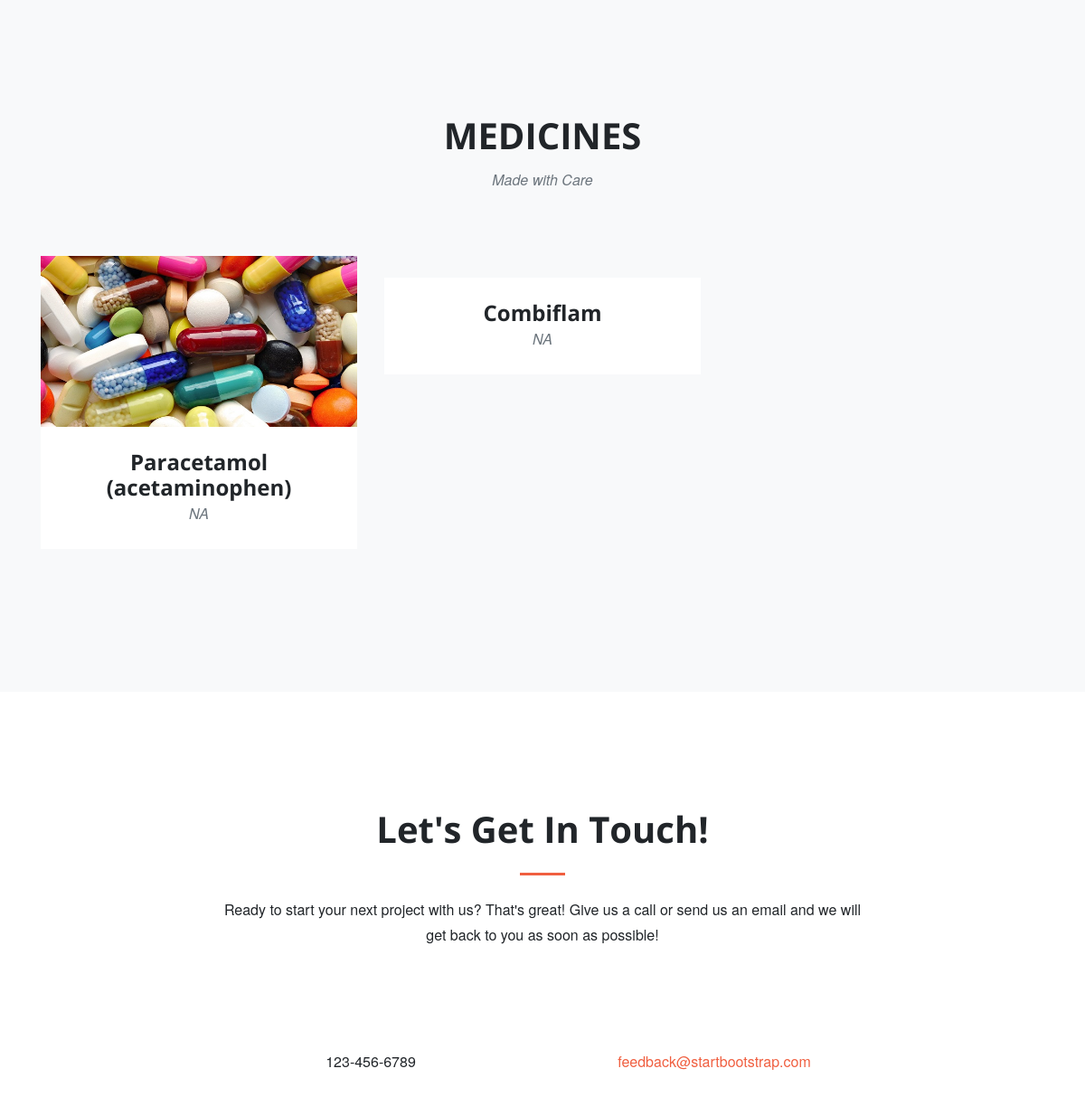
/medicines/Antipyretics/ (lower part), run on an earlier commit of the app's database.
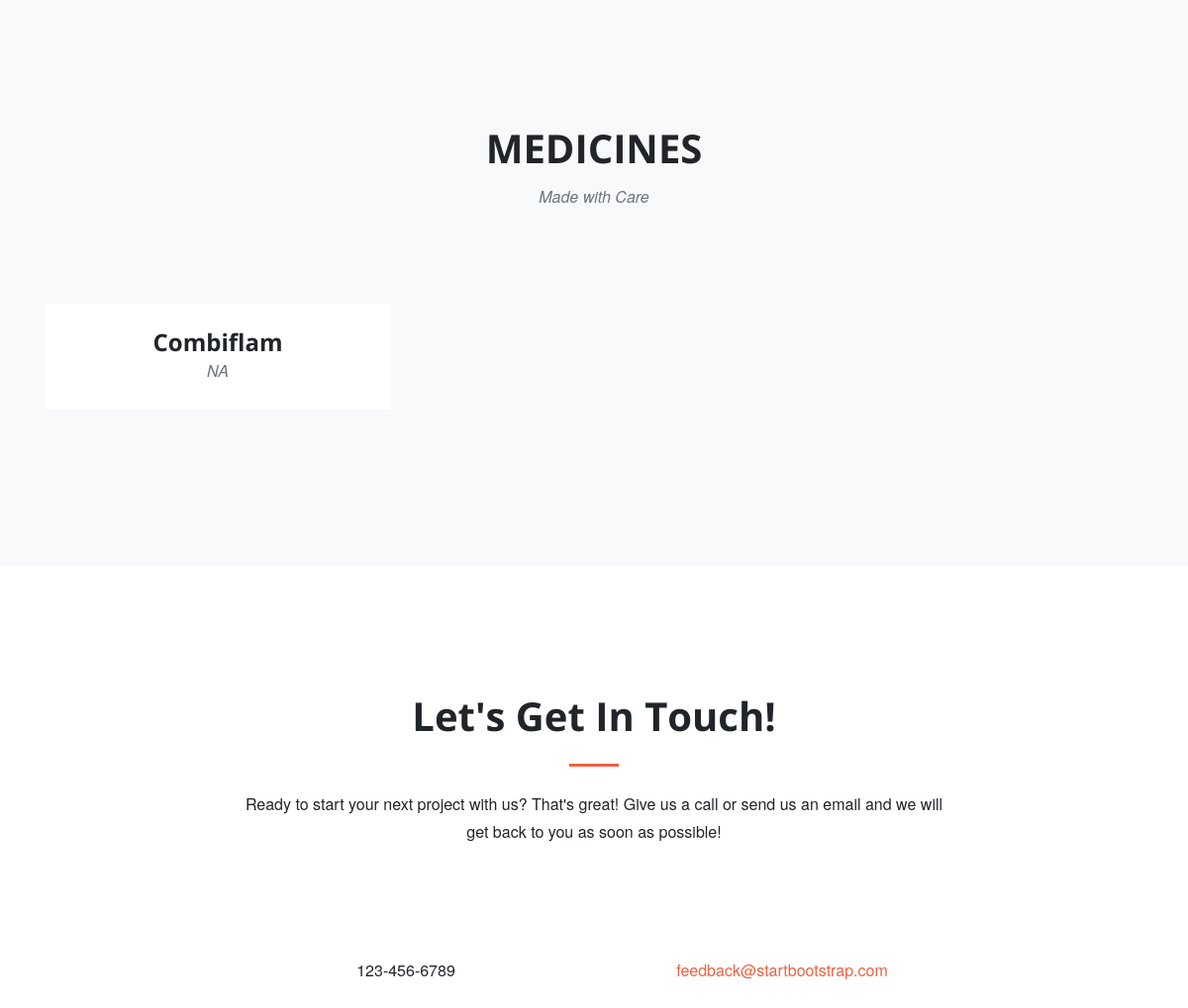
And on a later commit of the database.
### medicines/models.py (models this page shows)
class Medicine(models.Model):
    product = models.ForeignKey(Products, on_delete=models.CASCADE)
    med_name = models.CharField(max_length=250, primary_key=True)
    med_description = models.CharField(max_length=10000)
    med_price = models.CharField(max_length=250)
    med_logo = models.FileField()
    manufacturer = models.CharField(max_length=250)

### medicines/views.py (the view)
# urls.py: url(r'^(?P<pk>[A-Z,a-z]+)/$', views.DetailView.as_view(), name="product_list"),
class DetailView(generic.DetailView):
    model = Products
    template_name = 'medicines/product_list.html'

### medicines/templates/medicines/product_list.html (shortened to what this page needs)
{% extends 'medicines/base.html' %}
{% block navbar %}
    {% load staticfiles %}
{% endblock %}
{% block body %}
    <section class="bg-light" id="portfolio">
      <div class="container">
        <div class="row">
          <div class="col-lg-12 text-center">
            <h2 class="section-heading text-uppercase">Medicines</h2>
            <h3 class="section-subheading text-muted">Made with Care</h3>
          </div>
        </div>
        <div class="row">
          {% for medicine in products.medicine_set.all %}
          <div class="col-md-4 col-sm-6 portfolio-item">
            <a class="portfolio-link" data-toggle="modal" href="#portfolioModal{{ medicine.med_name }}">
              <img class="img-fluid" src="{{ medicine.med_logo.url }}" alt="">
            </a>
            <div class="portfolio-caption">
              <h4>{{ medicine.med_name }}</h4>
              <p class="text-muted">{{ medicine.med_description }}</p>
            </div>
          </div>
          {% endfor %}
        </div>
      </div>
    </section>
{% endblock %}

What changed in the data, as far as the page shows it:
removed Medicine: med_logo (picture), med_name "Paracetamol (acetaminophen)", med_description "NA"
